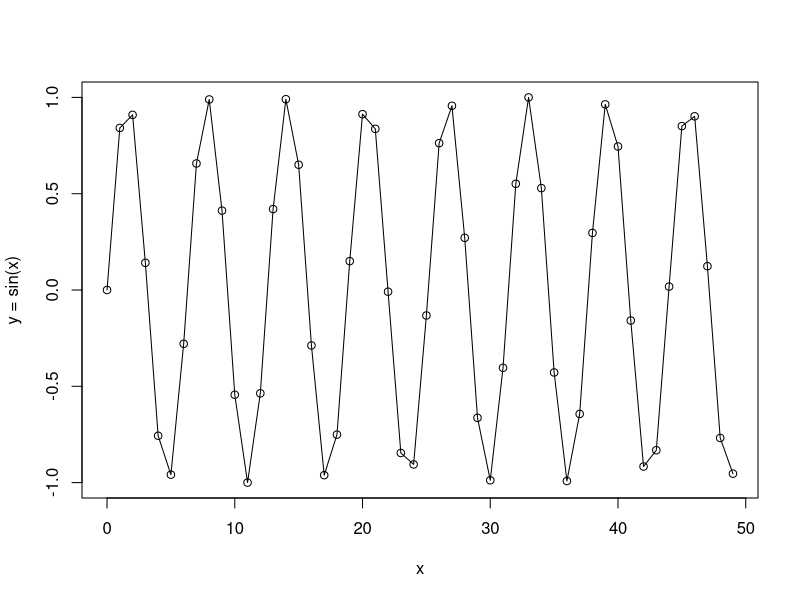

Write R code to recreate this figure. (Note: a time limit stopped this script after it produced the figure.)
## ---- chunk 1
library(dplyr)
library(tidyverse)
## ---- chunk 2
sine <- as.matrix(sin(0:199))
plot(0:49, sine[1:50],xlab="x",ylab="y = sin(x)")
lines(0:49, sine[1:50])
## ---- chunk 3
X = NULL
Y = NULL

sequence_length = 50
num_records = length(sine) - sequence_length

for (i in 1:(num_records-50)){
  X = rbind(X, sine[i:(i+sequence_length-1)])
  Y = rbind(Y, sine[i+sequence_length])
}

## ---- chunk 4
X_val = NULL
Y_val = NULL

for (i in (num_records-49):(num_records)){
  X_val = rbind(X_val, sine[i:(i+sequence_length-1)])
  Y_val = rbind(Y_val, sine[i+sequence_length])
}

## ---- chunk 5
learning_rate = 0.0001
epochs = 15
hidden_dim = 100
output_dim = 1

bptt_truncate = 5
min_clip_value = -10
max_clip_value = 10
## ---- chunk 6
U <- read.csv("U.csv", header=F)
W <- read.csv("W.csv", header=F)
V <- read.csv("V.csv", header=F)

U <- as.matrix(U)
V <- as.matrix(V)
W <- as.matrix(W)
## ---- chunk 7
sigmoid <- function(x){
  1 / (1 + exp(-x))
}
## ---- chunk 8
for (epoch in 1:epochs){
  loss = 0
  
  for (i in 1:dim(Y)[1]){
    x <- X[i,]
    y <- Y[i]
    prev_s <- rep(0, hidden_dim) # Initializing the previous activation as a vector of 0s.
    for (t in 1:sequence_length){
      new_input <- rep(0, length(x))
      new_input[t] <- x[t]
      mulu <- U %*% new_input
      mulw <- W %*% prev_s
      add <- mulw + mulu
      s = sigmoid(add)
      mulv <- V %*% s
      prev_s <- s
    }
    
    loss_per_record <- ((y - mulv)^2)/2
    loss = loss + loss_per_record
  }
  loss = loss/length(y)
  
  val_loss = 0
  for (i in 1:dim(Y_val)[1]){
    x <- X_val[i,]
    y <- Y_val[i]
    prev_s <- rep(0, hidden_dim)
    for (t in 1:sequence_length){
      new_input <- rep(0, length(x))
      new_input[t] <- x[t]
      mulu <- U %*% new_input
      mulw <- W %*% prev_s
      add <- mulw + mulu
      s = sigmoid(add)
      mulv <- V %*% s
      prev_s <- s
    }
    
    loss_per_record <- ((y - mulv)^2)/2
    val_loss = val_loss + loss_per_record
  }
  val_loss <- val_loss/length(y)
  print(paste0("Epoch: ", epoch, ", Loss: ", loss, ", Val Loss: ", val_loss))
  
  for (i in 1:dim(Y)[1]){
    x <- X[i,]
    y <- Y[i]
    
    layers <- array(rep(NaN, sequence_length * hidden_dim * 2), c(sequence_length, 2, hidden_dim)) # Our layers matrix for the given sequence_length = 50, hidden_dim = 100, is 50 x 2 x 100. Hence, we initialize an array with NaN on those dimensions here.
    prev_s <- rep(0, hidden_dim)
    dU <- 0 * U
    dV <- 0 * V
    dW <- 0 * W
    
    dU_t <- 0 * U
    dV_t <- 0 * V
    dW_t <- 0 * W
    
    dU_i <- 0 * U
    dW_i <- 0 * W
    for (t in 1:sequence_length){
      new_input <- rep(0, length(x))
      new_input[t] <- x[t]
      mulu <- U %*% new_input
      mulw <- W %*% prev_s
      add <- mulw + mulu
      s = sigmoid(add)
      mulv <- V %*% s
      layers[t,1,] <- s
      layers[t,2,] <- prev_s
      prev_s <- s
    }
    
    dmulv <- mulv - y
    
    for (t in 1:sequence_length){
      dV_t <- dmulv %*% t(layers[t,1,])
      dsv <- t(V) %*% dmulv
      
      ds = dsv
      dadd = add * (1 - add) * ds
      
      dmulw = dadd * rep(1, length(mulw))
      
      dprev_s = t(W) %*% dmulw
      
      for (i in (t-1):(max(-1, (t-bptt_truncate-1))+1)){
        ds = dsv + dprev_s
        dadd = add * (1 - add) * ds
        
        dmulw = dadd * rep(1, length(mulw))
        dmulu = dadd * rep(1, length(mulu))
        
        dW_i = W %*% layers[t,2,]
        dprev_s = t(W) %*% dmulw
        
        new_input = rep(0, length(x))
        new_input[t] = x[t]
        dU_i = U %*% new_input
        dx = t(U) %*% dmulu
        
        dU_t = apply(dU_t, 2, function(x)x+dU_i) # Adding dU_i (100 x 1) to all columns of dU_t (100 x 50)
        dW_t = apply(dW_t, 2, function(x)x+dW_i)
      }
      dU = dU + dU_t
      dW = dW + dW_t
      dV = dV + dV_t
      if (max(dU) > max_clip_value){
        dU[dU > max_clip_value] = max_clip_value
      }
      if (max(dV) > max_clip_value){
        dV[dV > max_clip_value] = max_clip_value
      }
      if (max(dW) > max_clip_value){
        dW[dW > max_clip_value] = max_clip_value
      }
      
      if (min(dU) < min_clip_value){
        dU[dU < min_clip_value] = min_clip_value
      }
      if (min(dV) < min_clip_value){
        dV[dV < min_clip_value] = min_clip_value
      }
      if (min(dW) < min_clip_value){
        dW[dW < min_clip_value] = min_clip_value
      }
    }
    U = U - learning_rate * dU
    V = V - learning_rate * dV
    W = W - learning_rate * dW
}
}

## ---- chunk 9
preds <- NULL
for (i in 1:dim(Y)[1]){
  x <- X[i,]
  y <- Y[i]
  prev_s <- rep(0, hidden_dim)
  for (t in 1:T){
    mulu <- U %*% x
    mulw <- W %*% prev_s
    add <- mulw + mulu
    s <- sigmoid(add)
    mulv <- V %*% s
    prev_s <- s
  preds <- rbind(preds, mulv)
  }
}

actual_df <- data.frame(x = 0:99, y = sine[1:100])
predicted_df <- data.frame(x = 0:99, y = preds)

train_mse <- sum((actual_df[y] - predicted_df[y])^2)/dim(actual_df[y])[1]
train_mse 

ggplot(NULL, aes(x, y)) + 
  geom_line(data = actual_df, color = "green") +
  geom_line(data = predicted_df, color = "red") +
  ggtitle(paste0("Train MSE = ", train_mse))

## ---- chunk 10
val_preds <- NULL
for (i in 1:dim(Y_val)[1]){
  x <- X_val[i,]
  y <- Y_val[i]
  prev_s <- rep(0, hidden_dim)
  for (t in 1:T){
    mulu <- U %*% x
    mulw <- W %*% prev_s
    add <- mulw + mulu
    s <- sigmoid(add)
    mulv <- V %*% s
    prev_s <- s
  val_preds <- rbind(val_preds, mulv)
  }
}

val_actual_df <- data.frame(x = 0:49, y = sine[101:150])
val_predicted_df <- data.frame(x = 0:49, y = val_preds)

val_mse <- sum((val_actual_df[y] - val_predicted_df[y])^2)/dim(val_actual_df[y])[1]
val_mse 

ggplot(NULL, aes(x, y)) + 
  geom_line(data = val_actual_df, color = "green") +
  geom_line(data = val_predicted_df, color = "red") +
  ggtitle(paste0("Validation MSE = ", val_mse))
## ---- chunk 11
test_X <- NULL
test_Y <- NULL
for (i in 200:299){
  test_X <- rbind(test_X, sin(i:(i+49)))
  test_Y <- rbind(test_Y, sin(i+50))
}
actual_test_df <- data.frame(x = 200:299, y = test_Y)

test_preds <- NULL
for (i in 1:dim(test_Y)[1]){
  x <- test_X[i,]
  y <- test_Y[i]
  prev_s <- rep(0, hidden_dim)
  for (t in 1:T){
    mulu <- U %*% x
    mulw <- W %*% prev_s
    add <- mulw + mulu
    s <- sigmoid(add)
    mulv <- V %*% s
    prev_s <- s
  test_preds <- rbind(test_preds, mulv)
  }
}
test_preds_df <- data.frame(x = 200:299, y = test_preds)

test_mse <- sum((actual_test_df[y] - test_preds_df[y])^2)/dim(actual_test_df[y])[1]
test_mse 

ggplot(NULL, aes(x, y)) + 
  geom_line(data = actual_test_df, color = "green") +
  geom_line(data = test_preds_df, color = "red") +
  ggtitle(paste0("Test MSE = ", test_mse))
